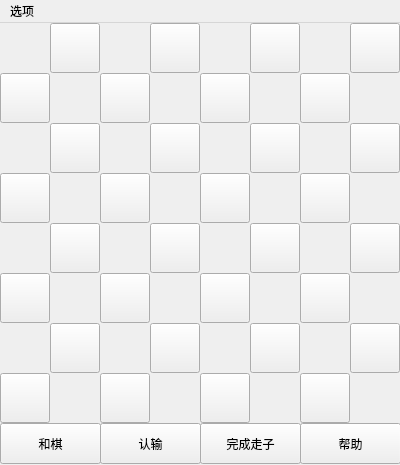
<?xml version="1.0" encoding="UTF-8"?>
<ui version="4.0">
 <class>AI_draughtClass</class>
 <widget class="QMainWindow" name="AI_draughtClass">
  <property name="geometry">
   <rect>
    <x>0</x>
    <y>0</y>
    <width>400</width>
    <height>465</height>
   </rect>
  </property>
  <property name="windowTitle">
   <string>AI_draught</string>
  </property>
  <property name="styleSheet">
   <string notr="true"/>
  </property>
  <widget class="QWidget" name="centralWidget">
   <property name="styleSheet">
    <string notr="true"/>
   </property>
   <widget class="QPushButton" name="_0_1">
    <property name="geometry">
     <rect>
      <x>300</x>
      <y>350</y>
      <width>50</width>
      <height>50</height>
     </rect>
    </property>
    <property name="text">
     <string/>
    </property>
   </widget>
   <widget class="QPushButton" name="_0_3">
    <property name="geometry">
     <rect>
      <x>200</x>
      <y>350</y>
      <width>50</width>
      <height>50</height>
     </rect>
    </property>
    <property name="text">
     <string/>
    </property>
   </widget>
   <widget class="QPushButton" name="_0_5">
    <property name="geometry">
     <rect>
      <x>100</x>
      <y>350</y>
      <width>50</width>
      <height>50</height>
     </rect>
    </property>
    <property name="text">
     <string/>
    </property>
   </widget>
   <widget class="QPushButton" name="_0_7">
    <property name="geometry">
     <rect>
      <x>0</x>
      <y>350</y>
      <width>50</width>
      <height>50</height>
     </rect>
    </property>
    <property name="text">
     <string/>
    </property>
   </widget>
   <widget class="QPushButton" name="_1_2">
    <property name="geometry">
     <rect>
      <x>250</x>
      <y>300</y>
      <width>50</width>
      <height>50</height>
     </rect>
    </property>
    <property name="text">
     <string/>
    </property>
   </widget>
   <widget class="QPushButton" name="_1_6">
    <property name="geometry">
     <rect>
      <x>50</x>
      <y>300</y>
      <width>50</width>
      <height>50</height>
     </rect>
    </property>
    <property name="text">
     <string/>
    </property>
   </widget>
   <widget class="QPushButton" name="_1_4">
    <property name="geometry">
     <rect>
      <x>150</x>
      <y>300</y>
      <width>50</width>
      <height>50</height>
     </rect>
    </property>
    <property name="text">
     <string/>
    </property>
   </widget>
   <widget class="QPushButton" name="_1_0">
    <property name="geometry">
     <rect>
      <x>350</x>
      <y>300</y>
      <width>50</width>
      <height>50</height>
     </rect>
    </property>
    <property name="text">
     <string/>
    </property>
   </widget>
   <widget class="QPushButton" name="_2_3">
    <property name="geometry">
     <rect>
      <x>200</x>
      <y>250</y>
      <width>50</width>
      <height>50</height>
     </rect>
    </property>
    <property name="text">
     <string/>
    </property>
   </widget>
   <widget class="QPushButton" name="_2_7">
    <property name="geometry">
     <rect>
      <x>0</x>
      <y>250</y>
      <width>50</width>
      <height>50</height>
     </rect>
    </property>
    <property name="text">
     <string/>
    </property>
   </widget>
   <widget class="QPushButton" name="_2_5">
    <property name="geometry">
     <rect>
      <x>100</x>
      <y>250</y>
      <width>50</width>
      <height>50</height>
     </rect>
    </property>
    <property name="text">
     <string/>
    </property>
   </widget>
   <widget class="QPushButton" name="_2_1">
    <property name="geometry">
     <rect>
      <x>300</x>
      <y>250</y>
      <width>50</width>
      <height>50</height>
     </rect>
    </property>
    <property name="text">
     <string/>
    </property>
   </widget>
   <widget class="QPushButton" name="_3_0">
    <property name="geometry">
     <rect>
      <x>350</x>
      <y>200</y>
      <width>50</width>
      <height>50</height>
     </rect>
    </property>
    <property name="styleSheet">
     <string notr="true">background-image: url(:/AI_draught/black_flag.png);</string>
    </property>
    <property name="text">
     <string/>
    </property>
   </widget>
   <widget class="QPushButton" name="_3_2">
    <property name="geometry">
     <rect>
      <x>250</x>
      <y>200</y>
      <width>50</width>
      <height>50</height>
     </rect>
    </property>
    <property name="text">
     <string/>
    </property>
   </widget>
   <widget class="QPushButton" name="_3_4">
    <property name="geometry">
     <rect>
      <x>150</x>
      <y>200</y>
      <width>50</width>
      <height>50</height>
     </rect>
    </property>
    <property name="text">
     <string/>
    </property>
   </widget>
   <widget class="QPushButton" name="_3_6">
    <property name="geometry">
     <rect>
      <x>50</x>
      <y>200</y>
      <width>50</width>
      <height>50</height>
     </rect>
    </property>
    <property name="text">
     <string/>
    </property>
   </widget>
   <widget class="QPushButton" name="_4_1">
    <property name="geometry">
     <rect>
      <x>300</x>
      <y>150</y>
      <width>50</width>
      <height>50</height>
     </rect>
    </property>
    <property name="styleSheet">
     <string notr="true">background-image: url(:/AI_draught/white_flag.png);</string>
    </property>
    <property name="text">
     <string/>
    </property>
   </widget>
   <widget class="QPushButton" name="_4_3">
    <property name="geometry">
     <rect>
      <x>200</x>
      <y>150</y>
      <width>50</width>
      <height>50</height>
     </rect>
    </property>
    <property name="text">
     <string/>
    </property>
   </widget>
   <widget class="QPushButton" name="_4_5">
    <property name="geometry">
     <rect>
      <x>100</x>
      <y>150</y>
      <width>50</width>
      <height>50</height>
     </rect>
    </property>
    <property name="text">
     <string/>
    </property>
   </widget>
   <widget class="QPushButton" name="_4_7">
    <property name="geometry">
     <rect>
      <x>0</x>
      <y>150</y>
      <width>50</width>
      <height>50</height>
     </rect>
    </property>
    <property name="text">
     <string/>
    </property>
   </widget>
   <widget class="QPushButton" name="_5_0">
    <property name="geometry">
     <rect>
      <x>350</x>
      <y>100</y>
      <width>50</width>
      <height>50</height>
     </rect>
    </property>
    <property name="text">
     <string/>
    </property>
   </widget>
   <widget class="QPushButton" name="_5_2">
    <property name="geometry">
     <rect>
      <x>250</x>
      <y>100</y>
      <width>50</width>
      <height>50</height>
     </rect>
    </property>
    <property name="text">
     <string/>
    </property>
   </widget>
   <widget class="QPushButton" name="_5_4">
    <property name="geometry">
     <rect>
      <x>150</x>
      <y>100</y>
      <width>50</width>
      <height>50</height>
     </rect>
    </property>
    <property name="text">
     <string/>
    </property>
   </widget>
   <widget class="QPushButton" name="_5_6">
    <property name="geometry">
     <rect>
      <x>50</x>
      <y>100</y>
      <width>50</width>
      <height>50</height>
     </rect>
    </property>
    <property name="text">
     <string/>
    </property>
   </widget>
   <widget class="QPushButton" name="_6_1">
    <property name="geometry">
     <rect>
      <x>300</x>
      <y>50</y>
      <width>50</width>
      <height>50</height>
     </rect>
    </property>
    <property name="text">
     <string/>
    </property>
   </widget>
   <widget class="QPushButton" name="_6_3">
    <property name="geometry">
     <rect>
      <x>200</x>
      <y>50</y>
      <width>50</width>
      <height>50</height>
     </rect>
    </property>
    <property name="text">
     <string/>
    </property>
   </widget>
   <widget class="QPushButton" name="_6_5">
    <property name="geometry">
     <rect>
      <x>100</x>
      <y>50</y>
      <width>50</width>
      <height>50</height>
     </rect>
    </property>
    <property name="text">
     <string/>
    </property>
   </widget>
   <widget class="QPushButton" name="_6_7">
    <property name="geometry">
     <rect>
      <x>0</x>
      <y>50</y>
      <width>50</width>
      <height>50</height>
     </rect>
    </property>
    <property name="text">
     <string/>
    </property>
   </widget>
   <widget class="QPushButton" name="_7_0">
    <property name="geometry">
     <rect>
      <x>350</x>
      <y>0</y>
      <width>50</width>
      <height>50</height>
     </rect>
    </property>
    <property name="text">
     <string/>
    </property>
   </widget>
   <widget class="QPushButton" name="_7_2">
    <property name="geometry">
     <rect>
      <x>250</x>
      <y>0</y>
      <width>50</width>
      <height>50</height>
     </rect>
    </property>
    <property name="text">
     <string/>
    </property>
   </widget>
   <widget class="QPushButton" name="_7_4">
    <property name="geometry">
     <rect>
      <x>150</x>
      <y>0</y>
      <width>50</width>
      <height>50</height>
     </rect>
    </property>
    <property name="text">
     <string/>
    </property>
   </widget>
   <widget class="QPushButton" name="_7_6">
    <property name="geometry">
     <rect>
      <x>50</x>
      <y>0</y>
      <width>50</width>
      <height>50</height>
     </rect>
    </property>
    <property name="text">
     <string/>
    </property>
   </widget>
   <widget class="QLabel" name="label">
    <property name="geometry">
     <rect>
      <x>0</x>
      <y>0</y>
      <width>50</width>
      <height>50</height>
     </rect>
    </property>
    <property name="styleSheet">
     <string notr="true">background-image: url(:/AI_draught/white_empty.png);</string>
    </property>
    <property name="text">
     <string/>
    </property>
   </widget>
   <widget class="QLabel" name="label_2">
    <property name="geometry">
     <rect>
      <x>100</x>
      <y>0</y>
      <width>50</width>
      <height>50</height>
     </rect>
    </property>
    <property name="styleSheet">
     <string notr="true">background-image: url(:/AI_draught/white_empty.png);</string>
    </property>
    <property name="text">
     <string/>
    </property>
   </widget>
   <widget class="QLabel" name="label_3">
    <property name="geometry">
     <rect>
      <x>200</x>
      <y>0</y>
      <width>50</width>
      <height>50</height>
     </rect>
    </property>
    <property name="styleSheet">
     <string notr="true">background-image: url(:/AI_draught/white_empty.png);</string>
    </property>
    <property name="text">
     <string/>
    </property>
   </widget>
   <widget class="QLabel" name="label_4">
    <property name="geometry">
     <rect>
      <x>300</x>
      <y>0</y>
      <width>50</width>
      <height>50</height>
     </rect>
    </property>
    <property name="styleSheet">
     <string notr="true">background-image: url(:/AI_draught/white_empty.png);</string>
    </property>
    <property name="text">
     <string/>
    </property>
   </widget>
   <widget class="QLabel" name="label_5">
    <property name="geometry">
     <rect>
      <x>350</x>
      <y>50</y>
      <width>50</width>
      <height>50</height>
     </rect>
    </property>
    <property name="styleSheet">
     <string notr="true">background-image: url(:/AI_draught/white_empty.png);</string>
    </property>
    <property name="text">
     <string/>
    </property>
   </widget>
   <widget class="QLabel" name="label_6">
    <property name="geometry">
     <rect>
      <x>250</x>
      <y>50</y>
      <width>50</width>
      <height>50</height>
     </rect>
    </property>
    <property name="styleSheet">
     <string notr="true">background-image: url(:/AI_draught/white_empty.png);</string>
    </property>
    <property name="text">
     <string/>
    </property>
   </widget>
   <widget class="QLabel" name="label_7">
    <property name="geometry">
     <rect>
      <x>50</x>
      <y>50</y>
      <width>50</width>
      <height>50</height>
     </rect>
    </property>
    <property name="styleSheet">
     <string notr="true">background-image: url(:/AI_draught/white_empty.png);</string>
    </property>
    <property name="text">
     <string/>
    </property>
   </widget>
   <widget class="QLabel" name="label_8">
    <property name="geometry">
     <rect>
      <x>150</x>
      <y>50</y>
      <width>50</width>
      <height>50</height>
     </rect>
    </property>
    <property name="styleSheet">
     <string notr="true">background-image: url(:/AI_draught/white_empty.png);</string>
    </property>
    <property name="text">
     <string/>
    </property>
   </widget>
   <widget class="QLabel" name="label_9">
    <property name="geometry">
     <rect>
      <x>300</x>
      <y>100</y>
      <width>50</width>
      <height>50</height>
     </rect>
    </property>
    <property name="styleSheet">
     <string notr="true">background-image: url(:/AI_draught/white_empty.png);</string>
    </property>
    <property name="text">
     <string/>
    </property>
   </widget>
   <widget class="QLabel" name="label_10">
    <property name="geometry">
     <rect>
      <x>200</x>
      <y>100</y>
      <width>50</width>
      <height>50</height>
     </rect>
    </property>
    <property name="styleSheet">
     <string notr="true">background-image: url(:/AI_draught/white_empty.png);</string>
    </property>
    <property name="text">
     <string/>
    </property>
   </widget>
   <widget class="QLabel" name="label_11">
    <property name="geometry">
     <rect>
      <x>0</x>
      <y>100</y>
      <width>50</width>
      <height>50</height>
     </rect>
    </property>
    <property name="styleSheet">
     <string notr="true">background-image: url(:/AI_draught/white_empty.png);</string>
    </property>
    <property name="text">
     <string/>
    </property>
   </widget>
   <widget class="QLabel" name="label_12">
    <property name="geometry">
     <rect>
      <x>100</x>
      <y>100</y>
      <width>50</width>
      <height>50</height>
     </rect>
    </property>
    <property name="styleSheet">
     <string notr="true">background-image: url(:/AI_draught/white_empty.png);</string>
    </property>
    <property name="text">
     <string/>
    </property>
   </widget>
   <widget class="QLabel" name="label_13">
    <property name="geometry">
     <rect>
      <x>350</x>
      <y>150</y>
      <width>50</width>
      <height>50</height>
     </rect>
    </property>
    <property name="styleSheet">
     <string notr="true">background-image: url(:/AI_draught/white_empty.png);</string>
    </property>
    <property name="text">
     <string/>
    </property>
   </widget>
   <widget class="QLabel" name="label_14">
    <property name="geometry">
     <rect>
      <x>250</x>
      <y>150</y>
      <width>50</width>
      <height>50</height>
     </rect>
    </property>
    <property name="styleSheet">
     <string notr="true">background-image: url(:/AI_draught/white_empty.png);</string>
    </property>
    <property name="text">
     <string/>
    </property>
   </widget>
   <widget class="QLabel" name="label_15">
    <property name="geometry">
     <rect>
      <x>50</x>
      <y>150</y>
      <width>50</width>
      <height>50</height>
     </rect>
    </property>
    <property name="styleSheet">
     <string notr="true">background-image: url(:/AI_draught/white_empty.png);</string>
    </property>
    <property name="text">
     <string/>
    </property>
   </widget>
   <widget class="QLabel" name="label_16">
    <property name="geometry">
     <rect>
      <x>150</x>
      <y>150</y>
      <width>50</width>
      <height>50</height>
     </rect>
    </property>
    <property name="styleSheet">
     <string notr="true">background-image: url(:/AI_draught/white_empty.png);</string>
    </property>
    <property name="text">
     <string/>
    </property>
   </widget>
   <widget class="QLabel" name="label_17">
    <property name="geometry">
     <rect>
      <x>300</x>
      <y>200</y>
      <width>50</width>
      <height>50</height>
     </rect>
    </property>
    <property name="styleSheet">
     <string notr="true">background-image: url(:/AI_draught/white_empty.png);</string>
    </property>
    <property name="text">
     <string/>
    </property>
   </widget>
   <widget class="QLabel" name="label_18">
    <property name="geometry">
     <rect>
      <x>200</x>
      <y>200</y>
      <width>50</width>
      <height>50</height>
     </rect>
    </property>
    <property name="styleSheet">
     <string notr="true">background-image: url(:/AI_draught/white_empty.png);</string>
    </property>
    <property name="text">
     <string/>
    </property>
   </widget>
   <widget class="QLabel" name="label_19">
    <property name="geometry">
     <rect>
      <x>0</x>
      <y>200</y>
      <width>50</width>
      <height>50</height>
     </rect>
    </property>
    <property name="styleSheet">
     <string notr="true">background-image: url(:/AI_draught/white_empty.png);</string>
    </property>
    <property name="text">
     <string/>
    </property>
   </widget>
   <widget class="QLabel" name="label_20">
    <property name="geometry">
     <rect>
      <x>100</x>
      <y>200</y>
      <width>50</width>
      <height>50</height>
     </rect>
    </property>
    <property name="styleSheet">
     <string notr="true">background-image: url(:/AI_draught/white_empty.png);</string>
    </property>
    <property name="text">
     <string/>
    </property>
   </widget>
   <widget class="QLabel" name="label_21">
    <property name="geometry">
     <rect>
      <x>350</x>
      <y>250</y>
      <width>50</width>
      <height>50</height>
     </rect>
    </property>
    <property name="styleSheet">
     <string notr="true">background-image: url(:/AI_draught/white_empty.png);</string>
    </property>
    <property name="text">
     <string/>
    </property>
   </widget>
   <widget class="QLabel" name="label_22">
    <property name="geometry">
     <rect>
      <x>250</x>
      <y>250</y>
      <width>50</width>
      <height>50</height>
     </rect>
    </property>
    <property name="styleSheet">
     <string notr="true">background-image: url(:/AI_draught/white_empty.png);</string>
    </property>
    <property name="text">
     <string/>
    </property>
   </widget>
   <widget class="QLabel" name="label_23">
    <property name="geometry">
     <rect>
      <x>50</x>
      <y>250</y>
      <width>50</width>
      <height>50</height>
     </rect>
    </property>
    <property name="styleSheet">
     <string notr="true">background-image: url(:/AI_draught/white_empty.png);</string>
    </property>
    <property name="text">
     <string/>
    </property>
   </widget>
   <widget class="QLabel" name="label_24">
    <property name="geometry">
     <rect>
      <x>150</x>
      <y>250</y>
      <width>50</width>
      <height>50</height>
     </rect>
    </property>
    <property name="styleSheet">
     <string notr="true">background-image: url(:/AI_draught/white_empty.png);</string>
    </property>
    <property name="text">
     <string/>
    </property>
   </widget>
   <widget class="QLabel" name="label_25">
    <property name="geometry">
     <rect>
      <x>300</x>
      <y>300</y>
      <width>50</width>
      <height>50</height>
     </rect>
    </property>
    <property name="styleSheet">
     <string notr="true">background-image: url(:/AI_draught/white_empty.png);</string>
    </property>
    <property name="text">
     <string/>
    </property>
   </widget>
   <widget class="QLabel" name="label_26">
    <property name="geometry">
     <rect>
      <x>200</x>
      <y>300</y>
      <width>50</width>
      <height>50</height>
     </rect>
    </property>
    <property name="styleSheet">
     <string notr="true">background-image: url(:/AI_draught/white_empty.png);</string>
    </property>
    <property name="text">
     <string/>
    </property>
   </widget>
   <widget class="QLabel" name="label_27">
    <property name="geometry">
     <rect>
      <x>0</x>
      <y>300</y>
      <width>50</width>
      <height>50</height>
     </rect>
    </property>
    <property name="styleSheet">
     <string notr="true">background-image: url(:/AI_draught/white_empty.png);</string>
    </property>
    <property name="text">
     <string/>
    </property>
   </widget>
   <widget class="QLabel" name="label_28">
    <property name="geometry">
     <rect>
      <x>100</x>
      <y>300</y>
      <width>50</width>
      <height>50</height>
     </rect>
    </property>
    <property name="styleSheet">
     <string notr="true">background-image: url(:/AI_draught/white_empty.png);</string>
    </property>
    <property name="text">
     <string/>
    </property>
   </widget>
   <widget class="QLabel" name="label_29">
    <property name="geometry">
     <rect>
      <x>350</x>
      <y>350</y>
      <width>50</width>
      <height>50</height>
     </rect>
    </property>
    <property name="styleSheet">
     <string notr="true">background-image: url(:/AI_draught/white_empty.png);</string>
    </property>
    <property name="text">
     <string/>
    </property>
   </widget>
   <widget class="QLabel" name="label_30">
    <property name="geometry">
     <rect>
      <x>250</x>
      <y>350</y>
      <width>50</width>
      <height>50</height>
     </rect>
    </property>
    <property name="styleSheet">
     <string notr="true">background-image: url(:/AI_draught/white_empty.png);</string>
    </property>
    <property name="text">
     <string/>
    </property>
   </widget>
   <widget class="QLabel" name="label_31">
    <property name="geometry">
     <rect>
      <x>50</x>
      <y>350</y>
      <width>50</width>
      <height>50</height>
     </rect>
    </property>
    <property name="styleSheet">
     <string notr="true">background-image: url(:/AI_draught/white_empty.png);</string>
    </property>
    <property name="text">
     <string/>
    </property>
   </widget>
   <widget class="QLabel" name="label_32">
    <property name="geometry">
     <rect>
      <x>150</x>
      <y>350</y>
      <width>50</width>
      <height>50</height>
     </rect>
    </property>
    <property name="styleSheet">
     <string notr="true">background-image: url(:/AI_draught/white_empty.png);</string>
    </property>
    <property name="text">
     <string/>
    </property>
   </widget>
   <widget class="QPushButton" name="Draw">
    <property name="geometry">
     <rect>
      <x>0</x>
      <y>400</y>
      <width>101</width>
      <height>41</height>
     </rect>
    </property>
    <property name="text">
     <string>和棋</string>
    </property>
   </widget>
   <widget class="QPushButton" name="Surrender">
    <property name="geometry">
     <rect>
      <x>100</x>
      <y>400</y>
      <width>101</width>
      <height>41</height>
     </rect>
    </property>
    <property name="text">
     <string>认输</string>
    </property>
   </widget>
   <widget class="QPushButton" name="Finish_move">
    <property name="geometry">
     <rect>
      <x>200</x>
      <y>400</y>
      <width>101</width>
      <height>41</height>
     </rect>
    </property>
    <property name="text">
     <string>完成走子</string>
    </property>
   </widget>
   <widget class="QPushButton" name="Help">
    <property name="geometry">
     <rect>
      <x>300</x>
      <y>400</y>
      <width>101</width>
      <height>41</height>
     </rect>
    </property>
    <property name="text">
     <string>帮助</string>
    </property>
   </widget>
  </widget>
  <widget class="QMenuBar" name="menuBar">
   <property name="geometry">
    <rect>
     <x>0</x>
     <y>0</y>
     <width>400</width>
     <height>26</height>
    </rect>
   </property>
   <widget class="QMenu" name="menu">
    <property name="title">
     <string>选项</string>
    </property>
    <addaction name="start_white"/>
    <addaction name="start_black"/>
   </widget>
   <addaction name="menu"/>
  </widget>
  <action name="start_white">
   <property name="text">
    <string>开始（白方）</string>
   </property>
  </action>
  <action name="start_black">
   <property name="text">
    <string>开始（黑方）</string>
   </property>
  </action>
  <action name="repentance">
   <property name="text">
    <string>悔棋</string>
   </property>
  </action>
  <action name="help">
   <property name="text">
    <string>帮助</string>
   </property>
  </action>
  <action name="surrender">
   <property name="text">
    <string>认输</string>
   </property>
  </action>
 </widget>
 <layoutdefault spacing="6" margin="11"/>
 <resources>
  <include location="AI_draught.qrc"/>
 </resources>
 <connections/>
</ui>
